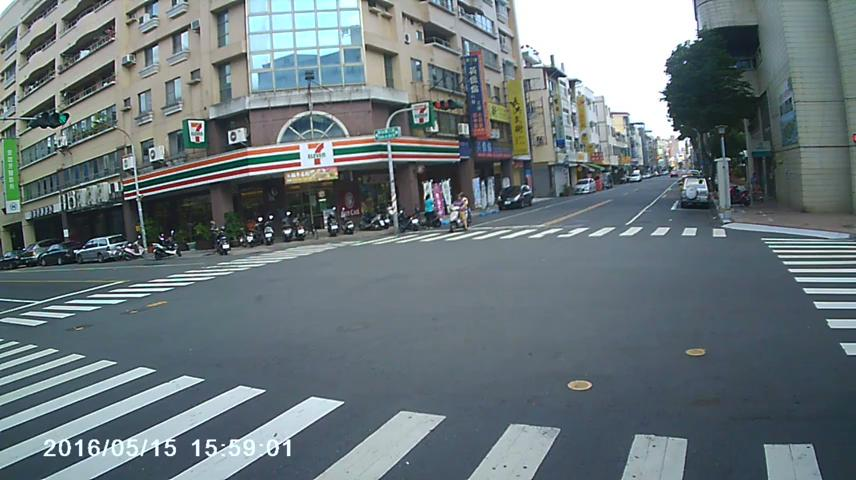
//> input picture PerspectiveTransform/2.jpg, 856 x 480 px, given in place of , which was not available
$ ./main 2.jpg   (built with g++ and OpenCV 4)
//> lines starting //> are read from the running program, lines starting //| are printed output that depends on the picture; after the words box and inside, x2 and y2 are one past the last pixel; in counts of white or black regions, pixels touching at a corner belong together; pictures that were not available may be replaced by others from this repository, and a replacement may not be noted
### PerspectiveTransform/header.hpp
#ifndef __HEADER_HPP__
#define __HEADER_HPP__


#include <opencv2/core/core.hpp>
#include <opencv2/imgproc/imgproc.hpp>
#include <opencv2/highgui/highgui.hpp>
#include <opencv2/video/background_segm.hpp>
#include <opencv2/opencv.hpp>

#include <stdio.h>
#include <iostream>
#include <getopt.h>
#include <vector>
#include <algorithm>
#include <cmath>
using namespace std;
#define FPS 30
#define BLACK_C1 cv::Scalar(0)
#define WHITE_C1 cv::Scalar(255)
#define GRAY_C1 cv::Scalar(127)
#define BLACK_C3 cv::Scalar(0,0,0)
#define WHITE_C3 cv::Scalar(255,255,255)
#define GRAY_C3 cv::Scalar(127,127,127)
#define RED_C3 cv::Scalar(0,0,255)
#define BLUE_C3 cv::Scalar(255,0,0)
#define GREEN_C3 cv::Scalar(0,255,0)


#endif

### PerspectiveTransform/main.cpp
#include "header.hpp"

int main( int argc, char *argv[] )
{
    // codes for control command line options {{{
    int  options;
    bool isSeven = false, isKymco = false;
    string imPath;
    string fileNamePrefix;
    struct option  long_opt[] =
    {
        {"711", required_argument, NULL, 's'},
        {"kymco", required_argument, NULL, 'k'},
        {NULL, 0, NULL, 0}
    };
    while ( ( options = getopt_long( argc, argv, "s:k:", long_opt, NULL ) ) != -1 )
    {
        switch  ( options )
        {
        case 's':
            isSeven = true;
            imPath = string( optarg );
            fileNamePrefix = "7-11";
            break;
        case 'k':
            isKymco = true;
            imPath = string( optarg );
            fileNamePrefix = "kymco";
            break;
        }
    }
    // }}}

    cv::Point2f srcPts[4], dstPts[4];
    cv::Mat src_img = cv::imread( imPath, 1 );
//> src_img is the input picture: 480 rows x 856 cols, CV_8UC3; mean B, G, R 122.8, 118.5, 106.5
    if ( src_img.empty() )
    {
        return EXIT_FAILURE;
    }
    cv::resize( src_img, src_img, cv::Size( 800, 450 ) );
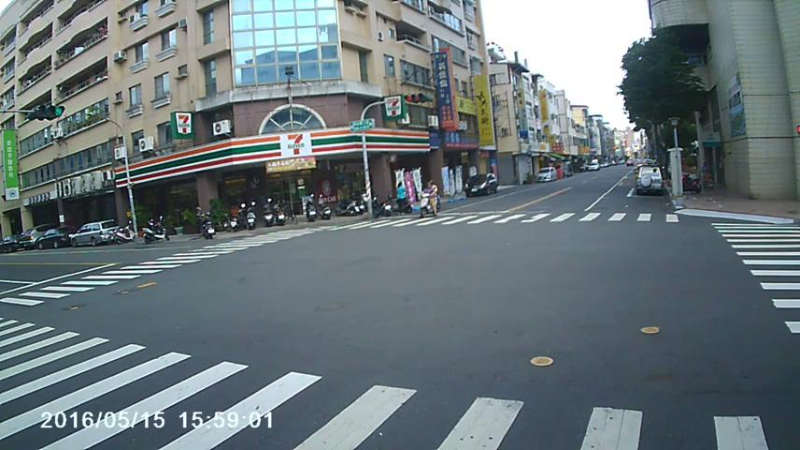
//> src_img: 450 rows x 800 cols, CV_8UC3; mean B, G, R 122.8, 118.4, 106.4
    /* set coordinate for source points to target points */
    /* order:top left,bottom left,bottom right,top right */
    /* kmyco.jpg */
    if ( isKymco )
    {
        srcPts[0] = cv::Point2f( 370, 190 );
        srcPts[1] = cv::Point2f( 0, 230 );
        srcPts[2] = cv::Point2f( 650, 410 );
        srcPts[3] = cv::Point2f( 780, 225 );

        dstPts[0] = cv::Point2f( 300, 20 );
        dstPts[1] = cv::Point2f( 300, 420 );
        dstPts[2] = cv::Point2f( 700, 420 );
        dstPts[3] = cv::Point2f( 700, 20 );
    }
    /* 7-11.jpg */
    else if ( isSeven )
    {
        srcPts[0] = cv::Point2f( 330, 100 );
        srcPts[1] = cv::Point2f( 0, 180 );
        srcPts[2] = cv::Point2f( 730, 390 );
        srcPts[3] = cv::Point2f( 660, 145 );

        dstPts[0] = cv::Point2f( 300, 20 );
        dstPts[1] = cv::Point2f( 300, 420 );
        dstPts[2] = cv::Point2f( 700, 420 );
        dstPts[3] = cv::Point2f( 700, 20 );
    }

    // get perspectiveTransform matrix
    cv::Mat perspective_matrix = cv::getPerspectiveTransform( srcPts, dstPts );
    cv::Mat dst_img;
    // do perspectiveTransform on image
    cv::warpPerspective( src_img, dst_img, perspective_matrix, src_img.size(), cv::INTER_LINEAR );
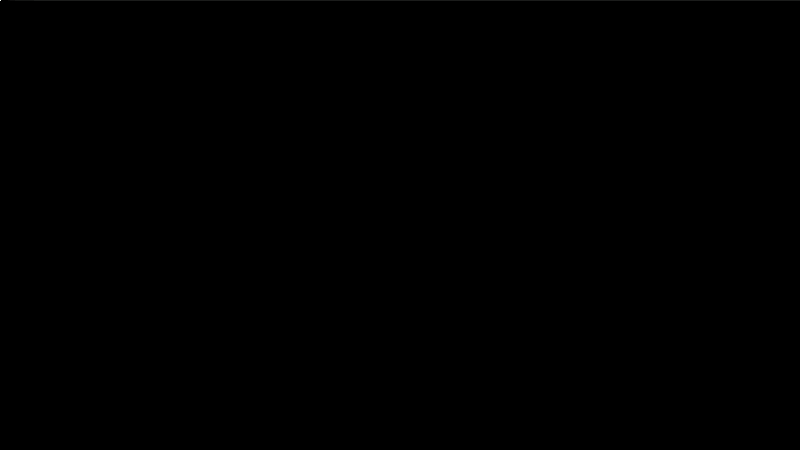
//> dst_img: 450 rows x 800 cols, CV_8UC3; mean B, G, R 0.1, 0.1, 0.1
    // draw range lines
    cv::line( src_img, srcPts[0], srcPts[1], cv::Scalar( 255, 255, 0 ), 2, CV_AA );
//> src_img: 450 rows x 800 cols, CV_8UC3; 6 pixels changed, all inside (x1, y1, x2, y2) = (0, 0, 3, 3)
    cv::line( src_img, srcPts[1], srcPts[2], cv::Scalar( 255, 255, 0 ), 2, CV_AA );
//> src_img: 450 rows x 800 cols, CV_8UC3; mean B, G, R 122.8, 118.4, 106.4
    cv::line( src_img, srcPts[2], srcPts[3], cv::Scalar( 255, 255, 0 ), 2, CV_AA );
//> src_img: 450 rows x 800 cols, CV_8UC3; mean B, G, R 122.8, 118.4, 106.4
    cv::line( src_img, srcPts[3], srcPts[0], cv::Scalar( 255, 255, 0 ), 2, CV_AA );
//> src_img: 450 rows x 800 cols, CV_8UC3; mean B, G, R 122.8, 118.4, 106.4
    cv::line( src_img, dstPts[0], dstPts[1], cv::Scalar( 255, 0, 255 ), 2, CV_AA );
//> src_img: 450 rows x 800 cols, CV_8UC3; mean B, G, R 122.8, 118.4, 106.4
    cv::line( src_img, dstPts[1], dstPts[2], cv::Scalar( 255, 0, 255 ), 2, CV_AA );
//> src_img: 450 rows x 800 cols, CV_8UC3; mean B, G, R 122.8, 118.4, 106.4
    cv::line( src_img, dstPts[2], dstPts[3], cv::Scalar( 255, 0, 255 ), 2, CV_AA );
//> src_img: 450 rows x 800 cols, CV_8UC3; mean B, G, R 122.8, 118.4, 106.4
    cv::line( src_img, dstPts[3], dstPts[0], cv::Scalar( 255, 0, 255 ), 2, CV_AA );
//> src_img: 450 rows x 800 cols, CV_8UC3; mean B, G, R 122.8, 118.4, 106.4
    cv::line( dst_img, dstPts[0], dstPts[1], cv::Scalar( 255, 0, 255 ), 2, CV_AA );
//> dst_img: 450 rows x 800 cols, CV_8UC3; 6 pixels changed, all inside (x1, y1, x2, y2) = (0, 0, 3, 3)
    cv::line( dst_img, dstPts[1], dstPts[2], cv::Scalar( 255, 0, 255 ), 2, CV_AA );
//> dst_img: 450 rows x 800 cols, CV_8UC3; mean B, G, R 0.1, 0.1, 0.1
    cv::line( dst_img, dstPts[2], dstPts[3], cv::Scalar( 255, 0, 255 ), 2, CV_AA );
//> dst_img: 450 rows x 800 cols, CV_8UC3; mean B, G, R 0.1, 0.1, 0.1
    cv::line( dst_img, dstPts[3], dstPts[0], cv::Scalar( 255, 0, 255 ), 2, CV_AA );
//> dst_img: 450 rows x 800 cols, CV_8UC3; mean B, G, R 0.1, 0.1, 0.1

    vector<cv::Point2f> ori;
    for ( int i = 50; i <= src_img.cols; i += ( src_img.cols - 50 ) / 20 )
    {
        for ( int j = 100; j <= src_img.rows; j += ( src_img.cols - 50 ) / 30 )
        {
            ori.push_back( cv::Point2f( i, j ) );
        }
    }
    vector<cv::Point2f> dst;
    cv::perspectiveTransform( ori, dst, perspective_matrix );
    cv::RNG rng( 12345 );
    for ( unsigned int i = 0; i < dst.size(); i++ )
    {
        cv::Scalar randColor( rng.uniform( 0, 255 ), rng.uniform( 0, 255 ), rng.uniform( 0, 255 ) );
        cv::circle( src_img, ori[i], 3, randColor, CV_FILLED );
        cv::circle( dst_img, dst[i], 3, randColor, CV_FILLED );
    }
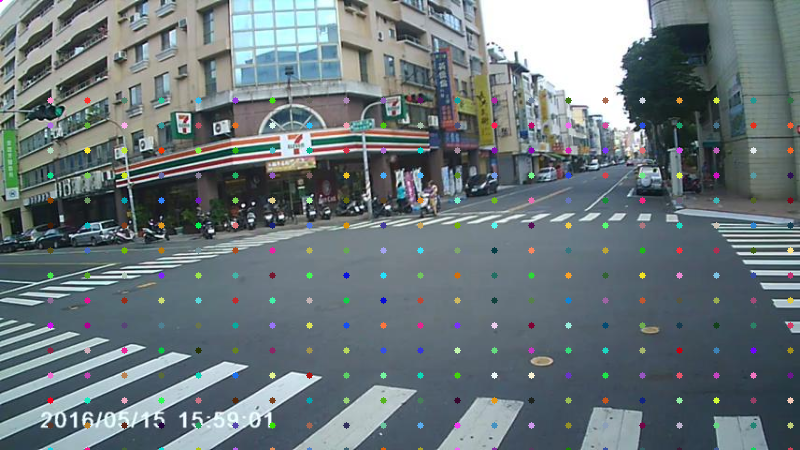
//> src_img: 450 rows x 800 cols, CV_8UC3; mean B, G, R 122.9, 118.9, 107.2
//> dst_img: 450 rows x 800 cols, CV_8UC3; mean B, G, R 0.1, 0.1, 0.1

    cv::imshow( "input-perspectiveTransform-" + fileNamePrefix + ".jpg", src_img );
    /* cv::imwrite( "input-perspectiveTransform-"+fileNamePrefix+".jpg", src_img ); */
    cv::imshow( "output-perspectiveTransform-" + fileNamePrefix, dst_img );
    /* cv::imwrite( "output-perspectiveTransform-"+fileNamePrefix+".jpg", dst_img ); */

    cv::waitKey( 0 );
}

$ run again, on PerspectiveTransform/DSLR.JPG
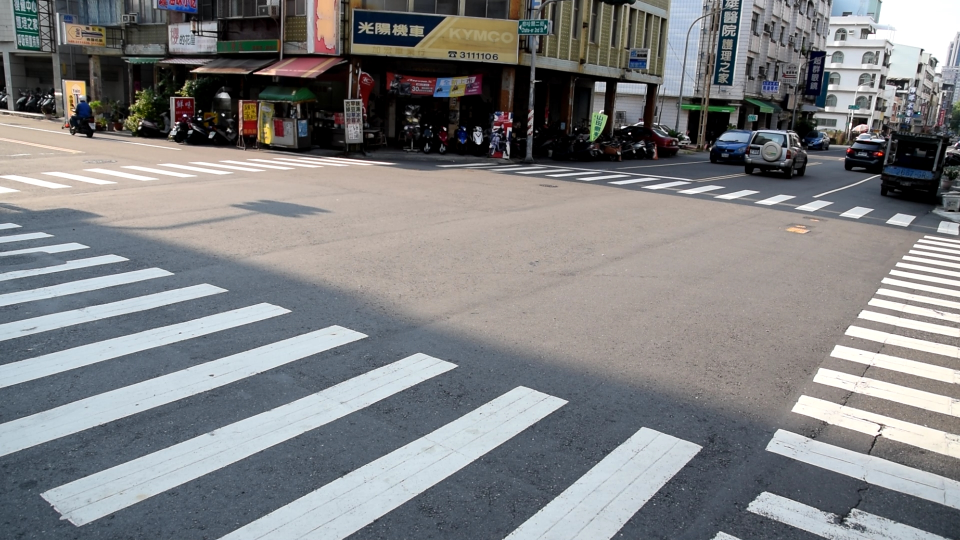
//> input picture PerspectiveTransform/DSLR.JPG, 1920 x 1080 px, given in place of , which was not available (shown at 1/2 size)
//> src_img is the input picture: 1080 rows x 1920 cols, CV_8UC3; mean B, G, R 130, 128.5, 127.7
//> `cv::resize( src_img, src_img, cv::Size( 800, 450 ) );`:
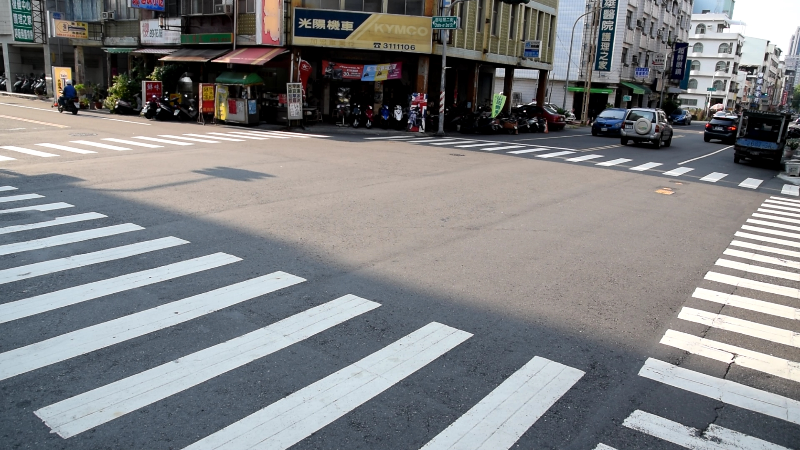
//> src_img: 450 rows x 800 cols, CV_8UC3; mean B, G, R 129.9, 128.4, 127.6
//> after the loop `for ( unsigned int i = 0; i < dst.size(); i++ )`:
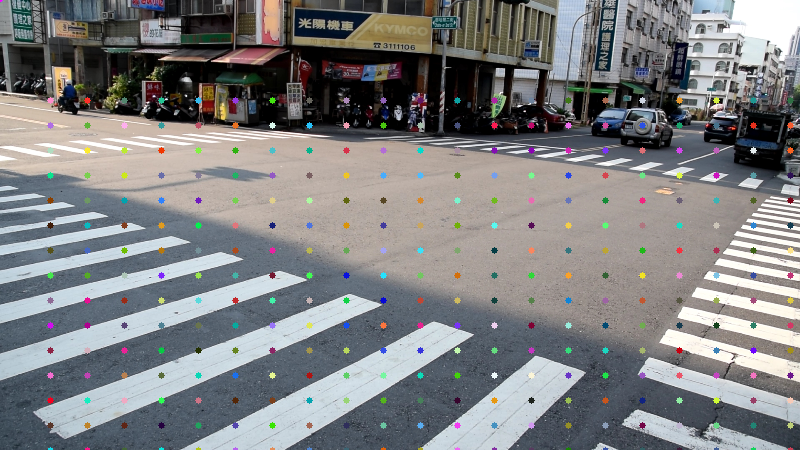
//> src_img: 450 rows x 800 cols, CV_8UC3; mean B, G, R 129.5, 128.2, 127.4

$ run again, on PerspectiveTransform/4-2.png
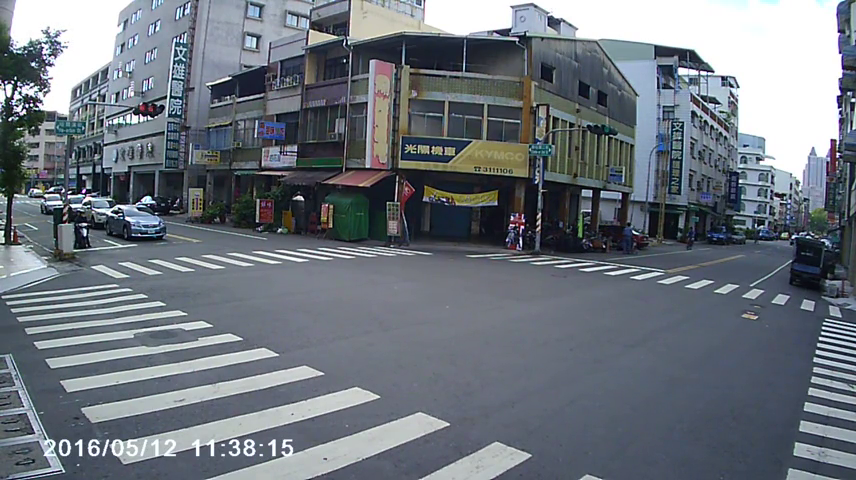
//> input picture PerspectiveTransform/4-2.png, 856 x 480 px, given in place of , which was not available
//> src_img is the input picture: 480 rows x 856 cols, CV_8UC3; mean B, G, R 124.9, 116.7, 109.7
//> `cv::resize( src_img, src_img, cv::Size( 800, 450 ) );`:
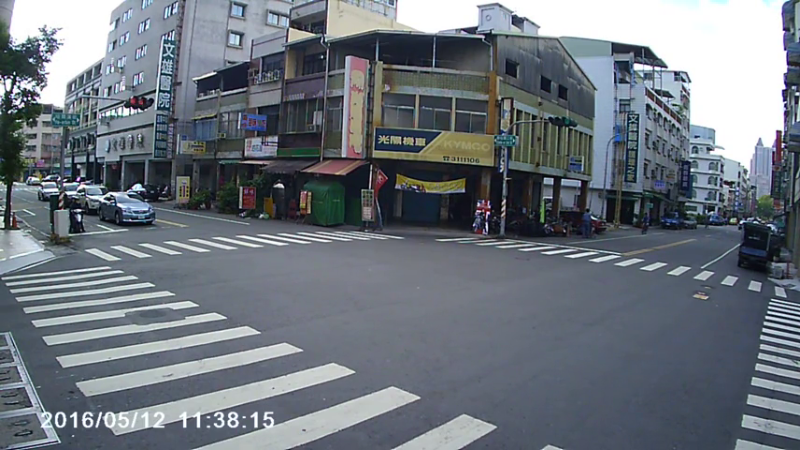
//> src_img: 450 rows x 800 cols, CV_8UC3; mean B, G, R 124.8, 116.6, 109.6
//> after the loop `for ( unsigned int i = 0; i < dst.size(); i++ )`:
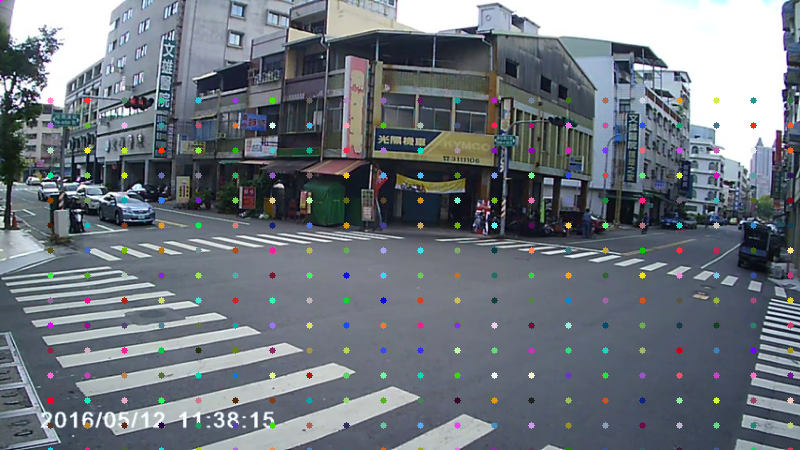
//> src_img: 450 rows x 800 cols, CV_8UC3; mean B, G, R 125, 117.2, 110.3
